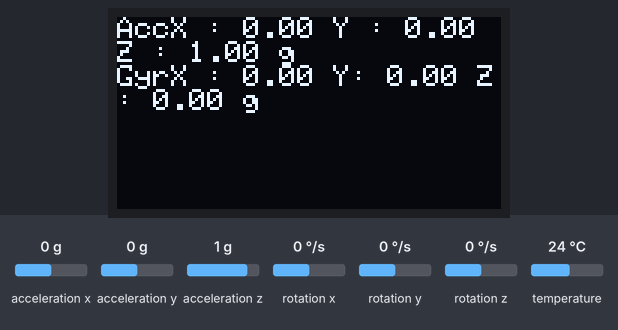
Bench run of a sketch on a simulated ESP32. Shown: 128×64 one-colour display. The test bench sets the inputs (shaded band); at power-on: acceleration x 0 g, acceleration y 0 g, acceleration z 1 g, rotation x 0 °/s, rotation y 0 °/s, rotation z 0 °/s, temperature 24 °C. The display library's start-up logo is not drawn; storage starts empty; what the sketch prints to the serial monitor is not drawn.

Above: at 3.2 s.
3.3 s: acceleration x set to -1.4 g
At 4.6 s:
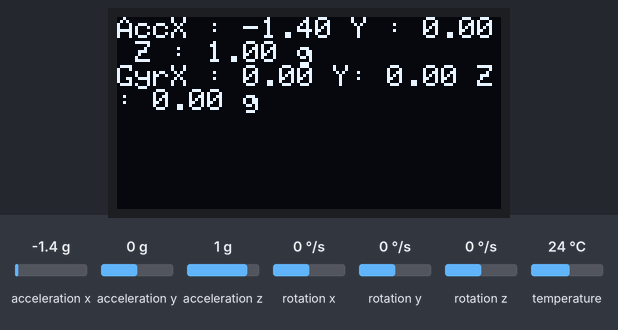
4.9 s: acceleration y set to -1.4 g
At 6.1 s:
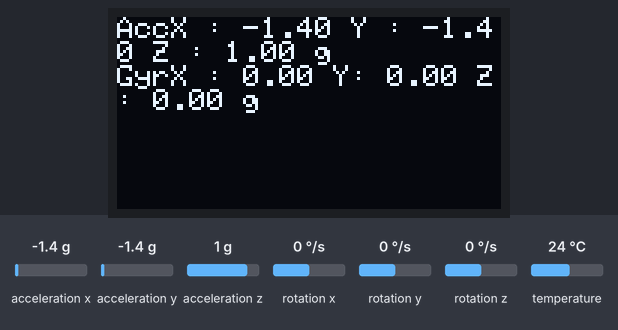
6.5 s: acceleration z set to -1.4 g
At 7.3 s:
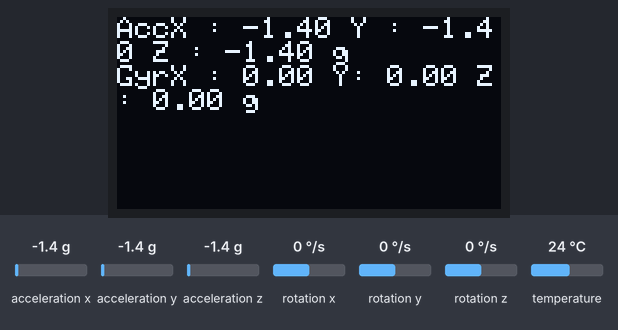
8.1 s: rotation x set to -192 °/s
At 8.5 s:
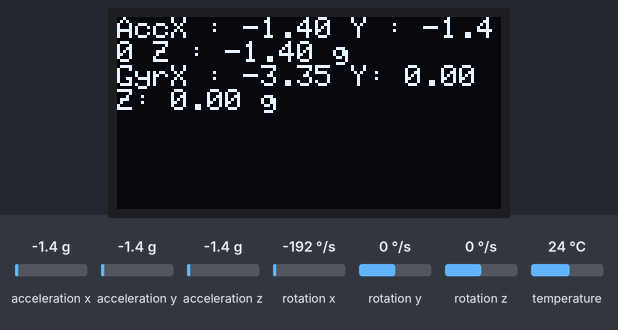
9.7 s: rotation y set to -192 °/s
At 11.0 s:
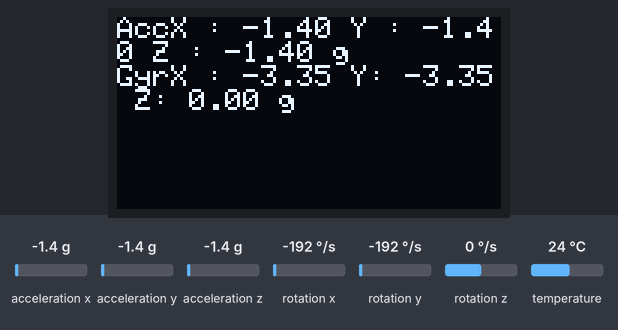
11.3 s: rotation z set to -192 °/s
At 12.2 s:
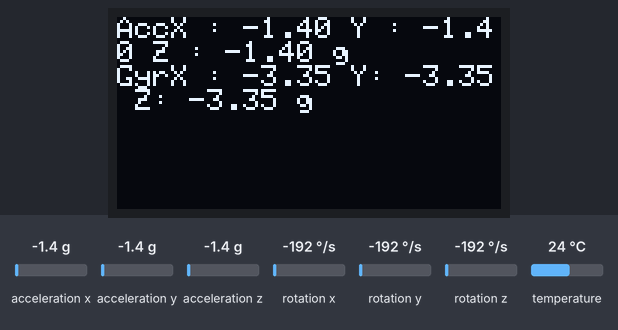
Timing chart, 0 to 13.9 s (numbered marks = the images above; inputs shaded):
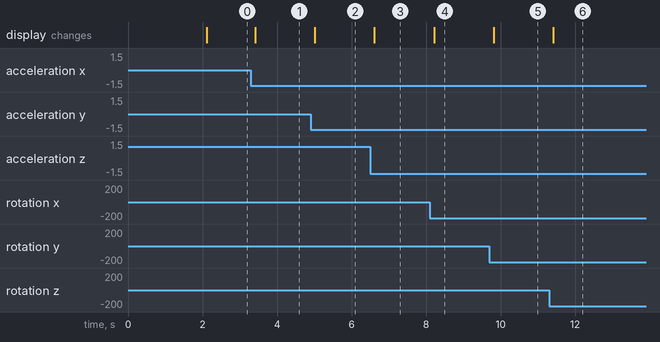

The sketch:

1._Akuisisi_Data.ino
```cpp
//2. Coding Mikrokontroller
#include <Wire.h>
#include <Adafruit_GFX.h>
#include <Adafruit_SSD1306.h>
#include <Adafruit_MPU6050.h>
#include "FS.h"
#include "SD_MMC.h"

#define SCREEN_WIDTH 128 // OLED display width, in pixels
#define SCREEN_HEIGHT 64 // OLED display height, in pixels

Adafruit_SSD1306 display(SCREEN_WIDTH, SCREEN_HEIGHT, &Wire, -1);
Adafruit_MPU6050 mpu;

unsigned long lastTime = 0; // menyimpan waktu terakhir data dibaca
unsigned long timerDelay = 100; // interval 10 detik

void listDir(fs::FS &fs, const char * dirname, uint8_t levels) {
  Serial.printf("Listing directory: %s\n", dirname);

  File root = fs.open(dirname);
  if (!root) {
    Serial.println("Failed to open directory");
    return;
  }
  if (!root.isDirectory()) {
    Serial.println("Not a directory");
    return;
  }

  File file = root.openNextFile();
  while (file) {
    if (file.isDirectory()) {
      Serial.print("  DIR : ");
      Serial.println(file.name());
      if (levels) {
        listDir(fs, file.path(), levels - 1);
      }
    } else {
      Serial.print("  FILE: ");
      Serial.print(file.name());
      Serial.print("  SIZE: ");
      Serial.println(file.size());
    }
    file = root.openNextFile();
  }
}

bool isFileEmpty(fs::FS &fs, const char * path) {
  File file = fs.open(path, FILE_READ);
  if (!file) {
    Serial.println("Failed to open file for reading");
    return true; // Treat non-existent file as empty
  }
  bool isEmpty = file.size() == 0;
  file.close();
  return isEmpty;
}

void writeDataToFile(fs::FS &fs, const char * path, sensors_event_t a, sensors_event_t g) {
  File file = fs.open(path, FILE_APPEND);
  if (!file) {
    Serial.println("Failed to open file for appending");
    return;
  }

  if (isFileEmpty(fs, path)) {
    String header = String("TimeStamp") + "," +
                    String("AccX") + "," + String("AccY") + "," + String("AccZ") + "," +
                    String("GyrX") + "," + String("GyrY") + "," + String("GyrZ") + "\n";
    if (!file.print(header)) {
      Serial.println("Failed to write header");
      file.close();
      return;
    }
  }

  // Konversi nilai percepatan dari m/s^2 ke g
  float accel_scale = 1.0f / 9.81f; // 1 g = 9.81 m/s^2
  float accel_x_g = a.acceleration.x * accel_scale;
  float accel_y_g = a.acceleration.y * accel_scale;
  float accel_z_g = a.acceleration.z * accel_scale;

  // Membuat string data dengan nilai percepatan yang telah diubah ke satuan g
  String dataString = String(getTimeStamp()) + "," +
                      String(accel_x_g) + "," + String(accel_y_g) + "," + String(accel_z_g) + "," +
                      String(g.gyro.x) + "," + String(g.gyro.y) + "," + String(g.gyro.z) + "\n";

  if (file.print(dataString)) {
    Serial.println("Data appended");
  } else {
    Serial.println("Append failed");
  }
  file.close();
}

String getTimeStamp() {
  unsigned long currentTime = millis();
  unsigned long seconds = currentTime / 1000;
  unsigned long minutes = seconds / 60;
  unsigned long hours = minutes / 60;

  seconds %= 60;
  minutes %= 60;
  hours %= 24;

  return String(hours) + ":" + String(minutes) + ":" + String(seconds) + ":" + String(currentTime % 1000);
}

void setup() {
  Serial.begin(115200);
  Serial.println("Starting setup");

  // Try to initialize the MPU6050
  if (!mpu.begin()) {
    Serial.println("Failed to find MPU6050 chip");
    while (1) {
      delay(10);
    }
  }
  Serial.println("MPU6050 Found!");

  // Set up the display
  Serial.println("Initializing display");
  if (!display.begin(SSD1306_SWITCHCAPVCC, 0x3C)) { // Address 0x3C for 128x64
    Serial.println(F("SSD1306 allocation failed"));
    for (;;);
  }
  Serial.println("Display initialized");
  display.display();
  delay(2000);
  display.clearDisplay();

  // Setting up MPU6050 settings
  mpu.setAccelerometerRange(MPU6050_RANGE_8_G);
  mpu.setGyroRange(MPU6050_RANGE_500_DEG);
  mpu.setFilterBandwidth(MPU6050_BAND_21_HZ);

  // Initialize SD card
  Serial.println("Initializing SD card");
  if (!SD_MMC.begin()) {
    Serial.println("Card Mount Failed");
    return;
  }
  Serial.println("SD card initialized");

  listDir(SD_MMC, "/", 2); // List directory contents
}

void loop() {
  unsigned long currentMillis = millis(); // mendapatkan waktu saat ini

  // Cek apakah interval waktu telah berlalu
  if ((currentMillis - lastTime) >= timerDelay) {
    lastTime = currentMillis; // memperbarui waktu terakhir data dibaca

    sensors_event_t a, g, temp;
    mpu.getEvent(&a, &g, &temp);

    display.clearDisplay();
    display.setTextSize(1);
    display.setTextColor(SSD1306_WHITE);
    display.setCursor(0, 0);
    display.print("AccX : "); display.print(a.acceleration.x / 9.81f);
    display.print(" Y : "); display.print(a.acceleration.y / 9.81f);
    display.print(" Z : "); display.print(a.acceleration.z / 9.81f);
    display.println(" g");
    display.print("GyrX : "); display.print(g.gyro.x);
    display.print(" Y: "); display.print(g.gyro.y);
    display.print(" Z: "); display.print(g.gyro.z);
    display.println(" g");
    display.display();

    writeDataToFile(SD_MMC, "/data.csv", a, g); // Simpan data ke file CSV
  }
}
```

Measured:
- after the input at 3.3 s, the display: changes after 0.11 s (image 1)
- after the input at 4.9 s, the display: changes after 0.11 s (image 2)
- after the input at 6.5 s, the display: changes after 0.11 s (image 3)
- after the input at 8.1 s, the display: changes after 0.11 s (image 4)
- after the input at 9.7 s, the display: changes after 0.11 s (image 5)
- after the input at 11.3 s, the display: changes after 0.11 s (image 6)
